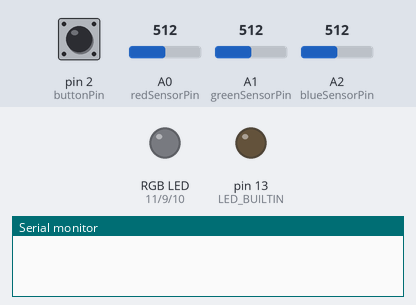
A sketch run on a simulated Arduino Uno, built with avr-gcc and run on an emulated ATmega328P. On the bench: an RGB LED mixed from three pins (HIGH = lit), output pins drawn as LEDs (lit = HIGH), the last lines printed to the serial monitor. The test bench sets the inputs (shaded band); at power-on: pin 2 (buttonPin) LOW, A0 (redSensorPin) = 512, A1 (greenSensorPin) = 512, A2 (blueSensorPin) = 512.

Above: at 6.2 s.
6.3 s: pin 2 (buttonPin) pulled HIGH for 0.15 s
At 7.5 s:
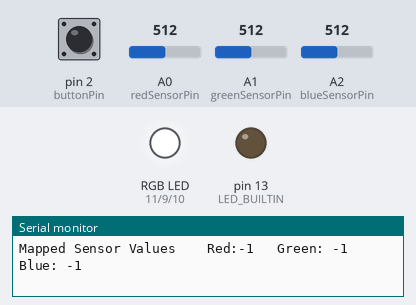
7.9 s: A0 (redSensorPin) set to 493
At 9.5 s:
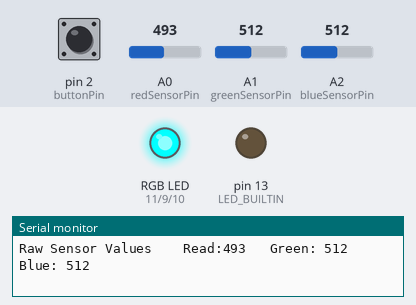
10.9 s: A0 (redSensorPin) set to 716
At 11.3 s:
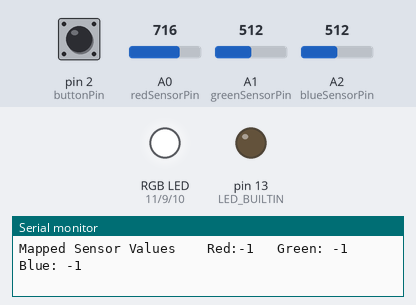
12.5 s: A1 (greenSensorPin) set to 502
At 13.9 s:
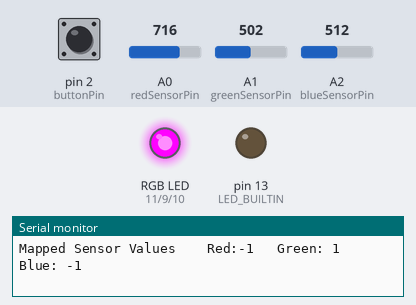
15.5 s: A1 (greenSensorPin) set to 1023
At 16.1 s:
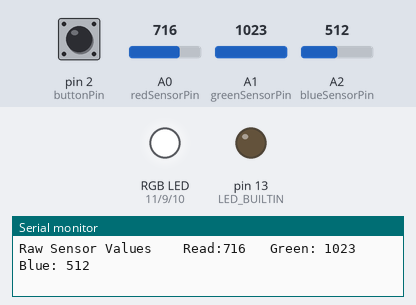
17.1 s: A0 (redSensorPin) set to 0
At 17.5 s:
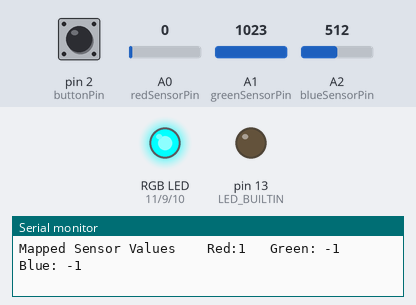
Timing chart, 0 to 19.7 s (numbered marks = the images above; inputs shaded):
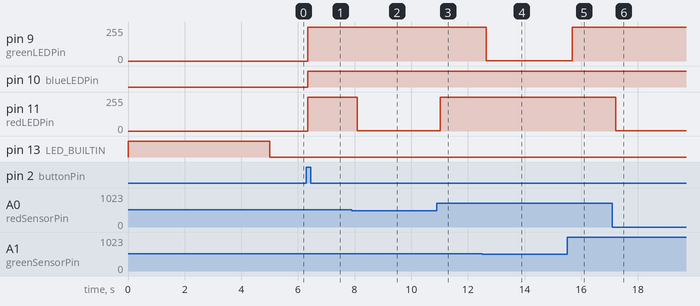

The sketch:

kill_switch.ino
```cpp
//Constantes de Pines
const int greenLEDPin = 9;
const int redLEDPin = 11;
const int blueLEDPin = 10;

const int redSensorPin = A0;
const int greenSensorPin = A1;
const int blueSensorPin = A2;

int redValue = 0;
int greenValue = 0;
int blueValue = 0;

int redSensorValue = 0;
int greenSensorValue = 0;
int blueSensorValue = 0;

int redSensorMinValue = 1023;
int greenSensorMinValue = 1023;
int blueSensorMinValue = 1023;

int redSensorMaxValue = 0;
int greenSensorMaxValue = 0;
int blueSensorMaxValue = 0;

int switchState = 0;
bool isTheButtonBeingPressed = false;
bool pinPinflag = false;

int buttonPin=2;

void setup() {
  Serial.begin (9600);

  pinMode(greenLEDPin, OUTPUT);
  pinMode(redLEDPin, OUTPUT);
  pinMode(blueLEDPin, OUTPUT);
  pinMode(LED_BUILTIN, OUTPUT);

  pinMode(buttonPin, INPUT);
  calibrate();
}

void calibrate() {
  digitalWrite(LED_BUILTIN, HIGH);
  while (millis()<5000){

      redSensorValue = analogRead(redSensorPin);
      greenSensorValue = analogRead(greenSensorPin);
      blueSensorValue = analogRead(blueSensorPin);
      if(redSensorValue > redSensorMaxValue)
      {
        redSensorMaxValue = redSensorValue;
      }
      if(redSensorValue < redSensorMinValue)
      {
        redSensorMinValue = redSensorValue;
      }
      //green
      if(greenSensorValue > greenSensorMaxValue)
      {
        greenSensorMaxValue = greenSensorValue;
      }
      if(greenSensorValue < greenSensorMinValue)
      {
        greenSensorMinValue = greenSensorValue;
      }
      //blue
      if(blueSensorValue > blueSensorMaxValue)
      {
         blueSensorMaxValue = blueSensorValue;
      }
      if(blueSensorValue < blueSensorMinValue)
      {
         blueSensorMinValue = blueSensorValue;
      }


  }
  digitalWrite(LED_BUILTIN, LOW);
}

void loop() {
  switchState = digitalRead(buttonPin);
  if (switchState == HIGH){
    if (isTheButtonBeingPressed == false) {
      pinPinflag = !pinPinflag;
     isTheButtonBeingPressed = true;
  }

}
else{
  isTheButtonBeingPressed = false;
}


//ejecutamos o no ejecutamos
  if (pinPinflag == true)
  {
     pinPin();
  }
  else{
  analogWrite(redLEDPin, 0);
  analogWrite(greenLEDPin, 0);
  analogWrite(blueLEDPin, 0);
  }
}

void pinPin() {
    redSensorValue = analogRead(redSensorPin);
  delay(5);
  greenSensorValue = analogRead(greenSensorPin);
  delay(5);
  blueSensorValue = analogRead(blueSensorPin);
  Serial.print("Raw Sensor Values \t Read:");
  Serial.print(redSensorValue);
  Serial.print("\t Green: ");
  Serial.print(greenSensorValue);
  Serial.print("\t Blue: ");
  Serial.println(blueSensorValue);
  redValue = map(redSensorValue, redSensorMinValue,redSensorMaxValue,0,255);
  greenValue = map(greenSensorValue, greenSensorMinValue,greenSensorMaxValue,0,255);
  blueValue = map(blueSensorValue, blueSensorMinValue,blueSensorMaxValue,0,255);
  Serial.print("Mapped Sensor Values \t Red:");
  Serial.print(redValue);
  Serial.print("\t Green: ");
  Serial.print(greenValue);
  Serial.print("\t Blue: ");
  Serial.println(blueValue);
  analogWrite(redLEDPin, redValue);
  analogWrite(greenLEDPin, greenValue);
  analogWrite(blueLEDPin, blueValue);
}
```

Measured:
- the behaviour switches between 512 and 511 on A0 (redSensorPin) (found by bisection; images 1 and 2)
- the behaviour switches between 512 and 511 on A1 (greenSensorPin) (found by bisection; images 3 and 4)
- after the input at 6.3 s, pin 9 (greenLEDPin), pin 11 (redLEDPin): 0/255 → 255/255 after 0.05 s; pin 10 (blueLEDPin): LOW → HIGH after 0.05 s
- after the input at 7.9 s, pin 11 (redLEDPin): 255/255 → 1/255 after 0.20 s
- after the input at 10.9 s, pin 11 (redLEDPin): 1/255 → 255/255 after 0.12 s
- after the input at 12.5 s, pin 9 (greenLEDPin): 255/255 → 1/255 after 0.16 s
- after the input at 15.5 s, pin 9 (greenLEDPin): 1/255 → 255/255 after 0.19 s
- after the input at 17.1 s, pin 11 (redLEDPin): 255/255 → 1/255 after 0.13 s
